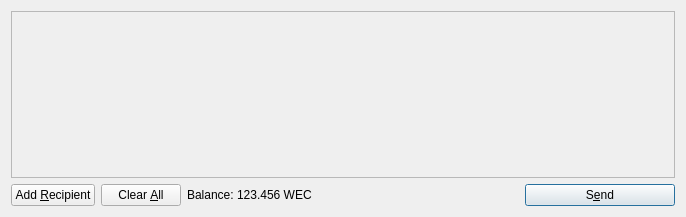
<?xml version="1.0" encoding="UTF-8"?>
<ui version="4.0">
 <class>SendCoinsDialog</class>
 <widget class="QDialog" name="SendCoinsDialog">
  <property name="geometry">
   <rect>
    <x>0</x>
    <y>0</y>
    <width>686</width>
    <height>217</height>
   </rect>
  </property>
  <property name="windowTitle">
   <string>Send Coins</string>
  </property>
  <layout class="QVBoxLayout" name="verticalLayout">
   <item>
    <widget class="QScrollArea" name="scrollArea">
     <property name="widgetResizable">
      <bool>true</bool>
     </property>
     <widget class="QWidget" name="scrollAreaWidgetContents">
      <property name="geometry">
       <rect>
        <x>0</x>
        <y>0</y>
        <width>666</width>
        <height>165</height>
       </rect>
      </property>
      <layout class="QVBoxLayout" name="verticalLayout_2">
       <property name="margin">
        <number>0</number>
       </property>
       <item>
        <layout class="QVBoxLayout" name="entries">
         <property name="spacing">
          <number>6</number>
         </property>
        </layout>
       </item>
       <item>
        <spacer name="verticalSpacer">
         <property name="orientation">
          <enum>Qt::Vertical</enum>
         </property>
         <property name="sizeHint" stdset="0">
          <size>
           <width>20</width>
           <height>40</height>
          </size>
         </property>
        </spacer>
       </item>
      </layout>
     </widget>
    </widget>
   </item>
   <item>
    <layout class="QHBoxLayout" name="horizontalLayout">
     <item>
      <widget class="QPushButton" name="addButton">
       <property name="toolTip">
        <string>Send to multiple recipients at once</string>
       </property>
       <property name="text">
        <string>Add &amp;Recipient</string>
       </property>
       <property name="icon">
        <iconset resource="../bitcoin.qrc">
         <normaloff>:/icons/add</normaloff>:/icons/add</iconset>
       </property>
       <property name="autoDefault">
        <bool>false</bool>
       </property>
      </widget>
     </item>
     <item>
      <widget class="QPushButton" name="clearButton">
       <property name="sizePolicy">
        <sizepolicy hsizetype="Minimum" vsizetype="Fixed">
         <horstretch>0</horstretch>
         <verstretch>0</verstretch>
        </sizepolicy>
       </property>
       <property name="toolTip">
        <string>Remove all transaction fields</string>
       </property>
       <property name="text">
        <string>Clear &amp;All</string>
       </property>
       <property name="icon">
        <iconset resource="../bitcoin.qrc">
         <normaloff>:/icons/remove</normaloff>:/icons/remove</iconset>
       </property>
       <property name="autoRepeatDelay">
        <number>300</number>
       </property>
       <property name="autoDefault">
        <bool>false</bool>
       </property>
      </widget>
     </item>
     <item>
      <layout class="QHBoxLayout" name="horizontalLayout_2">
       <property name="spacing">
        <number>3</number>
       </property>
       <item>
        <widget class="QLabel" name="label">
         <property name="text">
          <string>Balance:</string>
         </property>
        </widget>
       </item>
       <item>
        <widget class="QLabel" name="labelBalance">
         <property name="cursor">
          <cursorShape>IBeamCursor</cursorShape>
         </property>
         <property name="text">
          <string>123.456 WEC</string>
         </property>
         <property name="textInteractionFlags">
          <set>Qt::LinksAccessibleByMouse|Qt::TextSelectableByKeyboard|Qt::TextSelectableByMouse</set>
         </property>
        </widget>
       </item>
      </layout>
     </item>
     <item>
      <spacer name="horizontalSpacer">
       <property name="orientation">
        <enum>Qt::Horizontal</enum>
       </property>
       <property name="sizeHint" stdset="0">
        <size>
         <width>40</width>
         <height>20</height>
        </size>
       </property>
      </spacer>
     </item>
     <item>
      <widget class="QPushButton" name="sendButton">
       <property name="minimumSize">
        <size>
         <width>150</width>
         <height>0</height>
        </size>
       </property>
       <property name="toolTip">
        <string>Confirm the send action</string>
       </property>
       <property name="text">
        <string>S&amp;end</string>
       </property>
       <property name="icon">
        <iconset resource="../bitcoin.qrc">
         <normaloff>:/icons/send</normaloff>:/icons/send</iconset>
       </property>
       <property name="default">
        <bool>true</bool>
       </property>
      </widget>
     </item>
    </layout>
   </item>
  </layout>
 </widget>
 <resources>
  <include location="../bitcoin.qrc"/>
 </resources>
 <connections/>
</ui>
